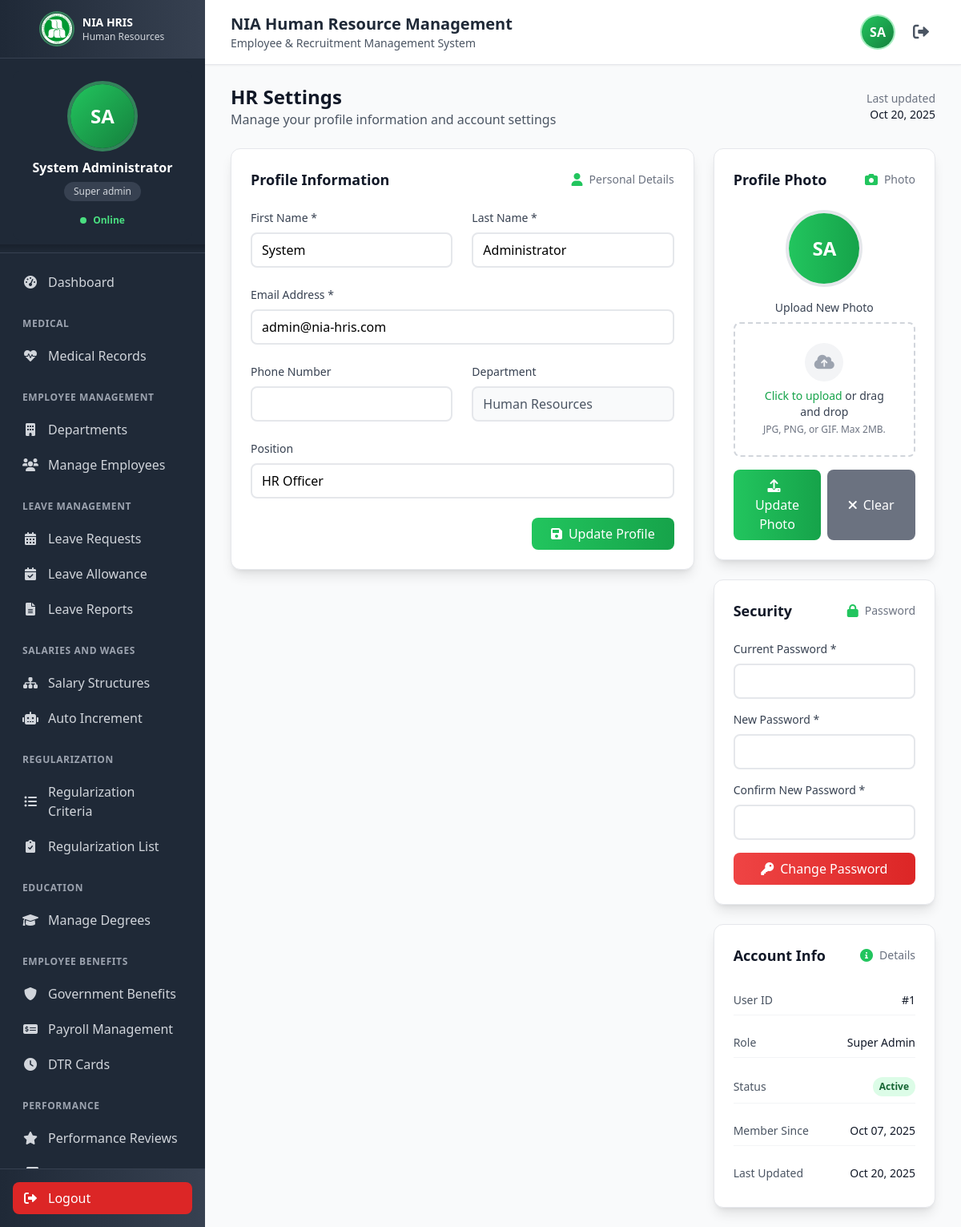
The page /settings.php (signed in) on the database its author committed.
### tables this page shows
CREATE TABLE IF NOT EXISTS `users` (
  `id` int(11) NOT NULL AUTO_INCREMENT,
  `username` varchar(50) NOT NULL,
  `password` varchar(255) NOT NULL,
  `first_name` varchar(100) NOT NULL,
  `last_name` varchar(100) NOT NULL,
  `email` varchar(100) NOT NULL,
  `profile_photo` varchar(255) DEFAULT NULL,
  `role` enum('super_admin','admin','hr_manager','human_resource','nurse','employee') NOT NULL DEFAULT 'human_resource',
  `status` enum('active','inactive') NOT NULL DEFAULT 'active',
  `created_at` timestamp NOT NULL DEFAULT current_timestamp(),
  `updated_at` timestamp NOT NULL DEFAULT current_timestamp() ON UPDATE current_timestamp(),
  PRIMARY KEY (`id`),
  UNIQUE KEY `username` (`username`)
);

### settings.php (the view, shortened to what this page needs)
<?php
require_once 'config/database.php';
$user_query = "SELECT * FROM users WHERE id = ?";
$stmt = mysqli_prepare($conn, $user_query);
mysqli_stmt_bind_param($stmt, "i", $_SESSION['user_id']);
mysqli_stmt_execute($stmt);
$user_result = mysqli_stmt_get_result($stmt);
$user = mysqli_fetch_assoc($user_result);
include 'includes/header.php';
?>
<div class="mb-6">
    <div class="flex justify-between items-center">
        <div>
            <h1 class="text-2xl font-bold text-gray-900">HR Settings</h1>
            <p class="text-gray-600">Manage your profile information and account settings</p>
        </div>
        <div class="flex items-center space-x-4">
            <div class="text-right">
                <p class="text-sm text-gray-500">Last updated</p>
                <p class="text-sm font-medium text-gray-900"><?php echo date('M d, Y', strtotime($user['updated_at'])); ?></p>
            </div>
        </div>
    </div>
</div>
<div class="grid grid-cols-1 lg:grid-cols-3 gap-6">
    <div class="lg:col-span-2">
        <div class="bg-white rounded-xl shadow-lg p-6 border border-gray-200">
            <div class="flex items-center justify-between mb-6">
                <h3 class="text-lg font-semibold text-gray-900">Profile Information</h3>
                <div class="flex items-center space-x-2">
                    <i class="fas fa-user text-green-500"></i>
                    <span class="text-sm text-gray-500">Personal Details</span>
                </div>
            </div>
            <form method="POST" class="space-y-6">
                <div class="grid grid-cols-1 md:grid-cols-2 gap-6">
                    <div>
                        <label class="block text-sm font-medium text-gray-700 mb-2">First Name *</label>
                        <input type="text" name="first_name" value="<?php echo htmlspecialchars($user['first_name']); ?>" required
                               class="w-full px-3 py-2 border-2 border-gray-200 rounded-lg focus:outline-none focus:border-green-500 focus:ring-2 focus:ring-green-500/20 transition-all">
                    </div>
                    <div>
                        <label class="block text-sm font-medium text-gray-700 mb-2">Last Name *</label>
                        <input type="text" name="last_name" value="<?php echo htmlspecialchars($user['last_name']); ?>" required
                               class="w-full px-3 py-2 border-2 border-gray-200 rounded-lg focus:outline-none focus:border-green-500 focus:ring-2 focus:ring-green-500/20 transition-all">
                    </div>
                </div>
                <div>
                    <label class="block text-sm font-medium text-gray-700 mb-2">Email Address *</label>
                    <input type="email" name="email" value="<?php echo htmlspecialchars($user['email']); ?>" required
                           class="w-full px-3 py-2 border-2 border-gray-200 rounded-lg focus:outline-none focus:border-green-500 focus:ring-2 focus:ring-green-500/20 transition-all">
                </div>
                <div class="grid grid-cols-1 md:grid-cols-2 gap-6">
                    <div>
                        <label class="block text-sm font-medium text-gray-700 mb-2">Phone Number</label>
                        <input type="tel" name="phone" value="<?php echo htmlspecialchars($user['phone'] ?? ''); ?>"
                               class="w-full px-3 py-2 border-2 border-gray-200 rounded-lg focus:outline-none focus:border-green-500 focus:ring-2 focus:ring-green-500/20 transition-all">
                    </div>
                    <div>
                        <label class="block text-sm font-medium text-gray-700 mb-2">Department</label>
                        <input type="text" name="department" value="Human Resources" readonly
                               class="w-full px-3 py-2 border-2 border-gray-200 rounded-lg bg-gray-50 text-gray-600">
                    </div>
                </div>
                <div>
                    <label class="block text-sm font-medium text-gray-700 mb-2">Position</label>
                    <input type="text" name="position" value="<?php echo htmlspecialchars($user['position'] ?? 'HR Officer'); ?>"
                           class="w-full px-3 py-2 border-2 border-gray-200 rounded-lg focus:outline-none focus:border-green-500 focus:ring-2 focus:ring-green-500/20 transition-all">
                </div>
                <div class="flex justify-end">
                    <button type="submit" class="bg-gradient-to-r from-green-500 to-green-600 text-white px-6 py-2 rounded-lg hover:from-green-600 hover:to-green-700 transform transition-all hover:scale-105 hover:shadow-lg font-medium">
                        <i class="fas fa-save mr-2"></i>Update Profile
                    </button>
                </div>
            </form>
        </div>
    </div>
    <div class="space-y-6">
        <div class="bg-white rounded-xl shadow-lg p-6 border border-gray-200">
            <div class="flex items-center justify-between mb-6">
                <h3 class="text-lg font-semibold text-gray-900">Profile Photo</h3>
                <div class="flex items-center space-x-2">
                    <i class="fas fa-camera text-green-500"></i>
                    <span class="text-sm text-gray-500">Photo</span>
                </div>
            </div>
            <div class="text-center">
                <div class="w-24 h-24 mx-auto mb-4 rounded-full overflow-hidden border-4 border-gray-200" id="photoContainer">
                    <?php if (!empty($user['profile_photo']) && file_exists($user['profile_photo'])): ?>
                        <img src="<?php echo htmlspecialchars($user['profile_photo']); ?>"
                             alt="Profile Photo" class="w-full h-full object-cover" id="currentPhoto">
                    <?php else: ?>
                        <div class="w-full h-full bg-gradient-to-r from-green-500 to-green-600 flex items-center justify-center text-white font-bold text-2xl" id="initialsDisplay">
                            <?php echo strtoupper(substr($user['first_name'], 0, 1) . substr($user['last_name'], 0, 1)); ?>
                        </div>
                    <?php endif; ?>
                </div>
                <form method="POST" enctype="multipart/form-data" class="space-y-4">
                    <div>
                        <label class="block text-sm font-medium text-gray-700 mb-2">Upload New Photo</label>
                        <div class="relative">
                            <div class="w-full border-2 border-dashed border-gray-300 rounded-lg p-6 text-center hover:border-green-400 hover:bg-green-50 transition-all duration-300 cursor-pointer group" id="fileInputArea">
                                <div class="space-y-2">
                                    <div class="mx-auto w-12 h-12 bg-gray-100 rounded-full flex items-center justify-center group-hover:bg-green-100 transition-colors">
                                        <i class="fas fa-cloud-upload-alt text-gray-400 group-hover:text-green-500 text-xl"></i>
                                    </div>
                                    <div>
                                        <p class="text-sm font-medium text-gray-700 group-hover:text-green-700">
                                            <span class="text-green-600">Click to upload</span> or drag and drop
                                        </p>
                                        <p class="text-xs text-gray-500 mt-1">JPG, PNG, or GIF. Max 2MB.</p>
                                    </div>
                                </div>
                            </div>
                        </div>
                    </div>
                    <div class="flex space-x-2">
                        <button type="submit" class="flex-1 bg-gradient-to-r from-green-500 to-green-600 text-white px-4 py-2 rounded-lg hover:from-green-600 hover:to-green-700 transform transition-all hover:scale-105 font-medium">
                            <i class="fas fa-upload mr-2"></i>Update Photo
                        </button>
                        <button type="button" onclick="clearFileSelection()" class="flex-1 bg-gray-500 text-white px-4 py-2 rounded-lg hover:bg-gray-600 transform transition-all hover:scale-105 font-medium">
                            <i class="fas fa-times mr-2"></i>Clear
                        </button>
                    </div>
                </form>
            </div>
        </div>
        <div class="bg-white rounded-xl shadow-lg p-6 border border-gray-200">
            <div class="flex items-center justify-between mb-6">
                <h3 class="text-lg font-semibold text-gray-900">Security</h3>
                <div class="flex items-center space-x-2">
                    <i class="fas fa-lock text-green-500"></i>
                    <span class="text-sm text-gray-500">Password</span>
                </div>
            </div>
            <form method="POST" class="space-y-4">
                <div>
                    <label class="block text-sm font-medium text-gray-700 mb-2">Current Password *</label>
                    <input type="password" name="current_password" required
                           class="w-full px-3 py-2 border-2 border-gray-200 rounded-lg focus:outline-none focus:border-green-500 focus:ring-2 focus:ring-green-500/20 transition-all">
                </div>
                <div>
                    <label class="block text-sm font-medium text-gray-700 mb-2">New Password *</label>
                    <input type="password" name="new_password" required minlength="6"
                           class="w-full px-3 py-2 border-2 border-gray-200 rounded-lg focus:outline-none focus:border-green-500 focus:ring-2 focus:ring-green-500/20 transition-all">
                </div>
                <div>
                    <label class="block text-sm font-medium text-gray-700 mb-2">Confirm New Password *</label>
                    <input type="password" name="confirm_password" required minlength="6"
                           class="w-full px-3 py-2 border-2 border-gray-200 rounded-lg focus:outline-none focus:border-green-500 focus:ring-2 focus:ring-green-500/20 transition-all">
                </div>
                <button type="submit" class="w-full bg-gradient-to-r from-red-500 to-red-600 text-white px-4 py-2 rounded-lg hover:from-red-600 hover:to-red-700 transform transition-all hover:scale-105 font-medium">
                    <i class="fas fa-key mr-2"></i>Change Password
                </button>
            </form>
        </div>
        <div class="bg-white rounded-xl shadow-lg p-6 border border-gray-200">
            <div class="flex items-center justify-between mb-6">
                <h3 class="text-lg font-semibold text-gray-900">Account Info</h3>
                <div class="flex items-center space-x-2">
                    <i class="fas fa-info-circle text-green-500"></i>
                    <span class="text-sm text-gray-500">Details</span>
                </div>
            </div>
            <div class="space-y-4">
                <div class="flex justify-between items-center py-2 border-b border-gray-100">
                    <span class="text-sm font-medium text-gray-600">User ID</span>
                    <span class="text-sm text-gray-900">#<?php echo $user['id']; ?></span>
                </div>
                <div class="flex justify-between items-center py-2 border-b border-gray-100">
                    <span class="text-sm font-medium text-gray-600">Role</span>
                    <span class="text-sm text-gray-900 capitalize"><?php echo str_replace('_', ' ', $user['role']); ?></span>
                </div>
                <div class="flex justify-between items-center py-2 border-b border-gray-100">
                    <span class="text-sm font-medium text-gray-600">Status</span>
                    <span class="inline-flex items-center px-2 py-1 text-xs rounded-full font-semibold bg-green-100 text-green-800">
                        Active
                    </span>
                </div>
                <div class="flex justify-between items-center py-2 border-b border-gray-100">
                    <span class="text-sm font-medium text-gray-600">Member Since</span>
                    <span class="text-sm text-gray-900"><?php echo date('M d, Y', strtotime($user['created_at'])); ?></span>
                </div>
                <div class="flex justify-between items-center py-2">
                    <span class="text-sm font-medium text-gray-600">Last Updated</span>
                    <span class="text-sm text-gray-900"><?php echo date('M d, Y', strtotime($user['updated_at'])); ?></span>
                </div>
            </div>
        </div>
    </div>
</div>

### includes/header.php (style rules this page uses)
body, html { overflow-x: hidden; max-width: 100vw; }
.flex-1 { min-width: 0; max-width: 100%; }

### rows shown on the page
users: updated_at "Oct 20, 2025", first_name "System", last_name "Administrator", email "admin@nia-hris.com", first_name+last_name "SA", id "1", role "Super Admin", created_at "Oct 07, 2025"

### other values the page prints
$_SESSION['first_name'] . ' ' . $_SESSION['last_name'] "System Administrator"
str_replace('_', ' ', $_SESSION['role']) "Super admin"
